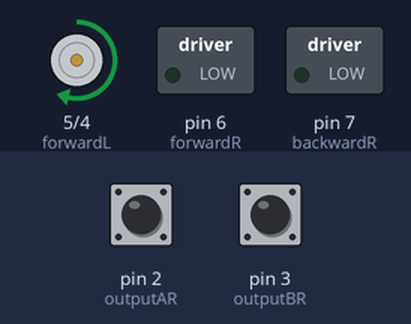
This sketch was run on a simulated Arduino Uno, built with avr-gcc and run on an emulated ATmega328P. Parts: motor-driver pin pairs drawn as motors (green arrow = first pin HIGH = forward, orange = second pin HIGH = backward, longer = more drive), switched loads named in the sketch (green lamp = pin HIGH). The inputs (shaded band) are chosen by the test bench; at power-on: pin 2 (outputAR) HIGH, pin 3 (outputBR) HIGH. What the sketch prints to the serial monitor is not drawn.

Above: at 0.1 s.
Timing chart, 0 to 40.0 s (numbered marks = the images above):
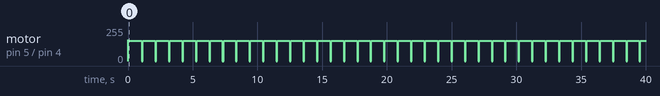

The sketch:

Test_20_AutoPID_library_2_Robolympix_2021.ino
```cpp
#include <AutoPID.h>

//Variables encodeurs
#define outputAR 2
#define outputBR 3
#define outputAL 18
#define outputBL 19
 double  Rdist = 0;
 double  Ldist = 0;
 double prevRdist= 0;
 double prevLdist= 0;
 double distUnitR = (double)PI * 40 / 1024 / 10;
 double distUnitL = (double)PI * 40 / 600 / 10;

unsigned long lastVitesseRUpdate;
unsigned long lastVitesseLUpdate;

//Variables moteurs
 double vitesseR = 0 ;
 double vitesseL = 0 ;
 double vitesseO = 0 ;
#define forwardR 6
#define backwardR 7
#define forwardL 5
#define backwardL 4

//Variables erreurs/commandes position
double Rcmd = 10;
double Lcmd = 10;
 double Rerror;
 double Lerror;
 double prevRerror = 0;
 double prevLerror = 0;
 double sommeRerror = 0;
 double sommeLerror = 0;

//Variables erreurs vitesse
 double Oerror;
 double prevOerror = 0;
 double sommeOerror = 0;

//Encoder functions
void ISRtrackAR() {
  Rdist += (digitalRead(outputBR) == LOW) ? distUnitR : -distUnitR;
  prevRdist=Rdist;
}
void ISRtrackBR() {
  Rdist += (digitalRead(outputAR) == LOW) ? -distUnitR : distUnitR;
    prevRdist=Rdist;
}

void ISRtrackAL() {
  Ldist += (digitalRead(outputBL) == LOW) ? distUnitL : -distUnitL;
    prevLdist=Ldist;
}

void ISRtrackBL() {
  Ldist += (digitalRead(outputAL) == LOW) ? -distUnitL : distUnitL;
    prevLdist=Ldist;
}

//Motor functions
void motorR( double vR) {
  if (vR > 0) {
    analogWrite(forwardR, vR);
    analogWrite(backwardR, 0);
  }
  else {
    analogWrite(forwardR, 0);
    analogWrite(backwardR, -vR); //5.2
  }
}

void motorL( double vL) {
  if (vL > 0) {
    analogWrite(forwardL, vL);
    analogWrite(backwardL, 0);
  }
  else {
    analogWrite(forwardL, 0);
    analogWrite(backwardL, -vL); //5.2
  }
}

//PID Position Parameters

double kpR =15.12;
double kpL =15.12;

double kdR =1 ;
double kdL =1;

double kiR =.0003;
double kiL =.0003;

double kpO =.12;
double kdO =0;
double kiO =.0003;


//AutoPID myPID(&Rdist, &Ldist, &vitesseO, 0, 180, kpO, kdO, kiO);
AutoPID myPIDR(&Rcmd, &Rdist, &vitesseR, -100, 180, kpR, kdR, kiR);
AutoPID myPIDL(&Ldist, &Ldist, &vitesseL, -100, 180, kpL, kdL, kiL);

bool updateVitesseR() {
  if ((millis() - lastVitesseRUpdate) > 10) {
    lastVitesseRUpdate = millis();
      Rerror=Rcmd-Rdist;
      sommeRerror+=Rerror;
      vitesseR = (kpR * Rerror) + (kdR * (Rerror - prevRerror)) + kiR * sommeRerror;
     /*vitesseR -= vitesseO;
      vitesseL += vitesseO;*/
      prevRerror=Rerror;
    return true;
  }
  return false;
}
bool updateVitesseL() {
  if ((millis() - lastVitesseLUpdate) > 10) {
    lastVitesseLUpdate = millis();
      Lerror=Lcmd-Ldist;
      sommeLerror+=Lerror;
      vitesseL = (kpL * Lerror) + (kdL * (Lerror - prevLerror)) + kiL * sommeLerror;
     /*vitesseR -= vitesseO;
      vitesseL += vitesseO;*/
      prevLerror=Lerror;
    return true;
  }
  return false;
}

void setup() {
  Serial.begin(9600);

  //Command Encoders
  pinMode(outputAR, INPUT_PULLUP);
  pinMode(outputBR, INPUT_PULLUP);
  pinMode(outputAL, INPUT_PULLUP);
  pinMode(outputBL, INPUT_PULLUP);

  attachInterrupt(digitalPinToInterrupt(outputAR), ISRtrackAR, RISING);
  attachInterrupt(digitalPinToInterrupt(outputAL), ISRtrackAL, RISING);
  attachInterrupt(digitalPinToInterrupt(outputBR), ISRtrackBR, RISING);
  attachInterrupt(digitalPinToInterrupt(outputBL), ISRtrackBL, RISING);


  //Command Motors
  pinMode(forwardR, OUTPUT);
  pinMode(backwardR, OUTPUT);
  pinMode(forwardL, OUTPUT);
  pinMode(backwardL, OUTPUT);

  while (!updateVitesseR()) {}
  while (!updateVitesseL()) {}

  /*myPIDR.setBangBang(0.5);
  myPIDL.setBangBang(0.5);
  myPIDR.setTimeStep(100);
  myPIDL.setTimeStep(100);*/

}

void loop() {
  //updateVitesseR();
  updateVitesseL();
  //myPIDR.run();
  myPIDL.run();
  vitesseR = (((vitesseR < 90) && vitesseR>0)  && (Rerror > 0)) ? 90 : vitesseR; // min 72
  vitesseL = (((vitesseL < 90) && vitesseL>0) && (Lerror > 0)) ? 90 : vitesseL;// min 72

  vitesseR = (((vitesseR > -90) && vitesseR<0) && (Rerror < 0)) ? -90 : vitesseR; // min 72
  vitesseL = (((vitesseR > -90) && vitesseR<0) && (Lerror < 0)) ? -90 : vitesseL;// min 72

  vitesseR = (vitesseR > 180) ? 180 : vitesseR;
  vitesseL = (vitesseL > 180) ? 180 : vitesseL;

  vitesseR = (vitesseR < -180) ? -180 : vitesseR;
  vitesseL = (vitesseL < -180) ? -180 : vitesseL;

  //motorR(vitesseR);
  motorL(vitesseL);

  Serial.print("vitesseL= ");
  Serial.print(vitesseL);
  Serial.print(" \tLdist= ");
  Serial.print(Ldist);
  Serial.print(" \tLerror= ");
  Serial.print(Lerror);
  Serial.print("\tkpL= ");
  Serial.print(kpL);
  Serial.print("\tkdL= ");
  Serial.print(kdL);
  Serial.print("\tkiL= ");
  Serial.println(kiL);
}
```
